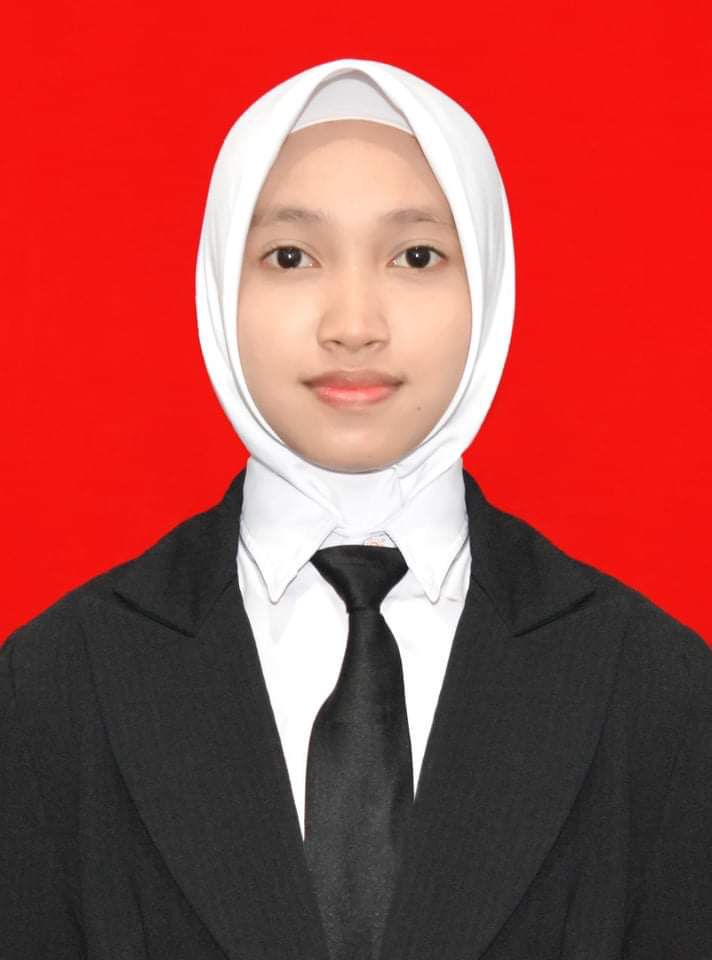
#> input picture tasya.jpeg, 712 x 960 px
$ python IdealLowpass.py
#> lines starting #> are read from the running program, lines starting #| are printed output that depends on the picture
import numpy as np
import matplotlib.pyplot as plt
from scipy import fft, ifft

def ideal_lowpass_filter(image, cutoff_frequency):

    # Transformasi Fourier dari gambar
    frequency_domain = fft.fft2(image)

    # Menghitung jarak frekuensi dari setiap piksel dalam domain frekuensi
    freq_rows, freq_cols = frequency_domain.shape
    half_rows, half_cols = freq_rows // 2, freq_cols // 2
    row_indices = np.arange(freq_rows)
    col_indices = np.arange(freq_cols)
    col_indices[half_cols:] = col_indices[half_cols:] - freq_cols
    col_indices = np.fft.fftshift(col_indices)
    distance_matrix = np.sqrt((row_indices[:, np.newaxis] - half_rows)**2 + (col_indices[np.newaxis, :] - half_cols)**2)

    # Membuat filter dengan menggunakan persamaan Ideal Lowpass Filter
    filter = np.zeros((freq_rows, freq_cols))
    filter[distance_matrix <= cutoff_frequency] = 1

    # Mengaplikasikan filter pada domain frekuensi
    filtered_frequency_domain = frequency_domain * filter

    # Mengembalikan gambar hasil filter dengan transformasi balik Fourier
    return np.abs(fft.ifft(filtered_frequency_domain))

# Contoh penggunaan
from skimage import io, color

# Load gambar grayscale
image = color.rgb2gray(io.imread('tasya.jpeg'))
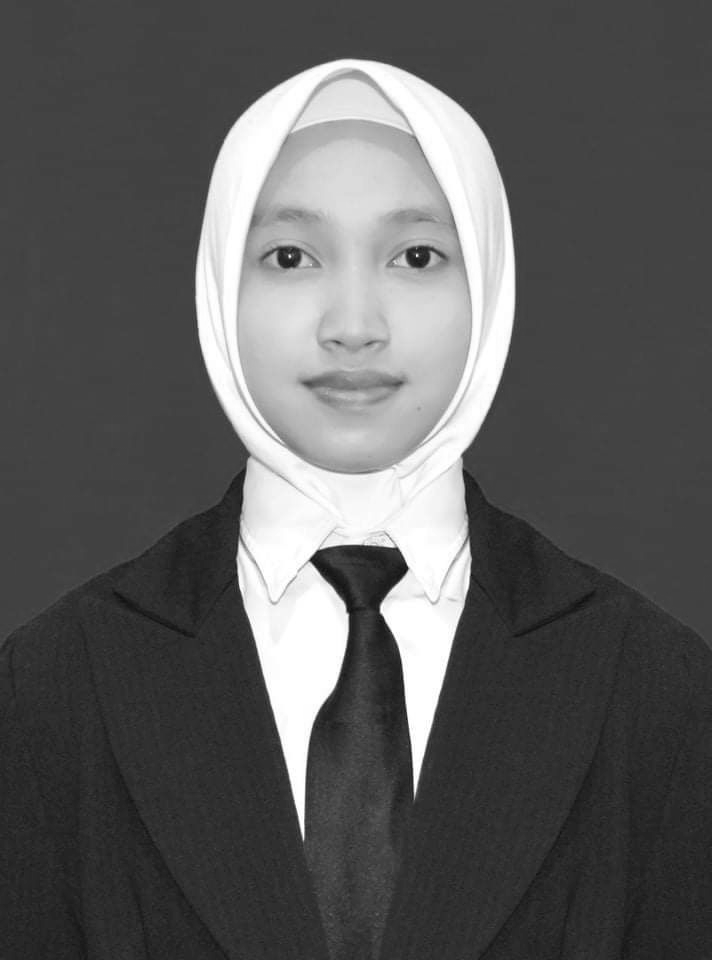
#> image: shape (960, 712) float64; min 0.0549, max 1, mean 0.365

# Aplikasikan Ideal Lowpass Filter dengan frekuensi cutoff 20 piksel
filtered_image = ideal_lowpass_filter(image, 400)
#> in ideal_lowpass_filter, `return np.abs(fft.ifft(filtered_frequency_domain))`:
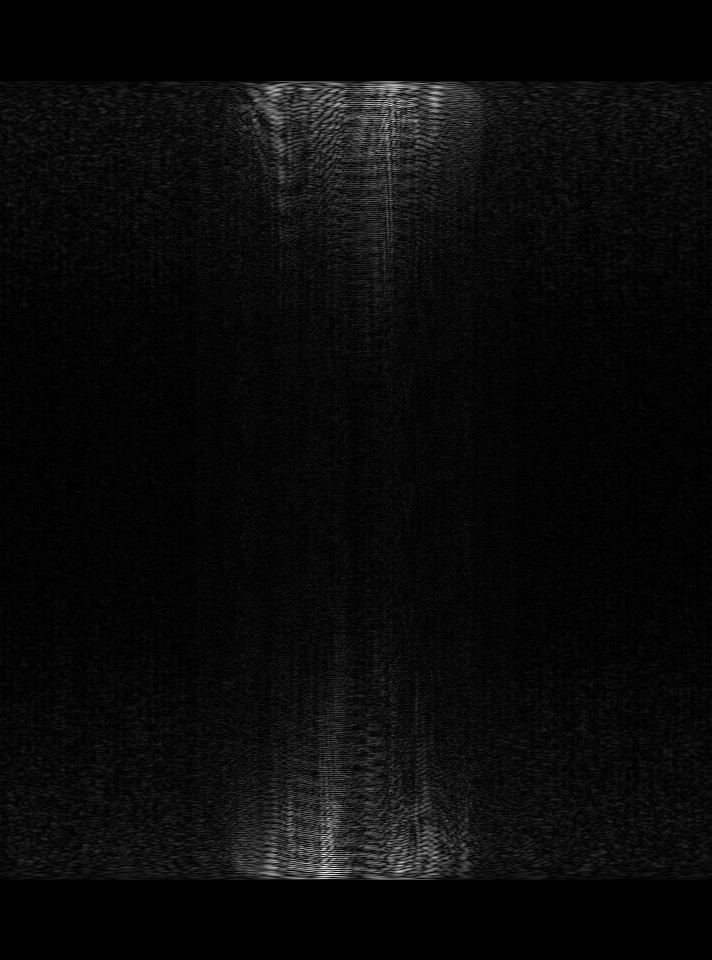
#> returned value: shape (960, 712) float64; min 0, max 3.7, mean 0.148; drawn with min black and max white

# Tampilkan gambar asli dan hasil filter
plt.subplot(121), plt.imshow(image, cmap='gray'), plt.title('Gambar Asli')
plt.subplot(122), plt.imshow(filtered_image, cmap='gray'), plt.title('Hasil Filter')
plt.show()
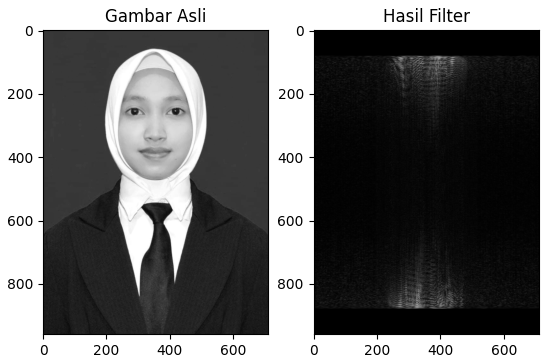
#> figure drawn by matplotlib, 2 panels
